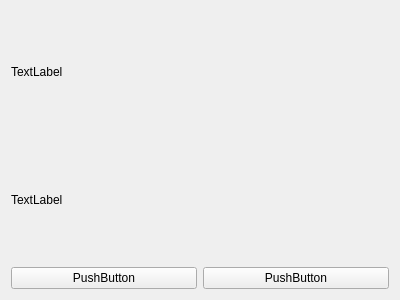
<?xml version="1.0" encoding="UTF-8"?>
<ui version="4.0">
 <class>Form</class>
 <widget class="QWidget" name="Form">
  <property name="geometry">
   <rect>
    <x>0</x>
    <y>0</y>
    <width>400</width>
    <height>300</height>
   </rect>
  </property>
  <property name="windowTitle">
   <string>Form</string>
  </property>
  <layout class="QVBoxLayout" name="verticalLayout_2">
   <item>
    <layout class="QVBoxLayout" name="verticalLayout">
     <item>
      <widget class="QLabel" name="label">
       <property name="text">
        <string>TextLabel</string>
       </property>
      </widget>
     </item>
     <item>
      <widget class="QLabel" name="label_2">
       <property name="text">
        <string>TextLabel</string>
       </property>
      </widget>
     </item>
    </layout>
   </item>
   <item>
    <layout class="QHBoxLayout" name="horizontalLayout">
     <item>
      <widget class="QPushButton" name="pushButton">
       <property name="text">
        <string>PushButton</string>
       </property>
      </widget>
     </item>
     <item>
      <widget class="QPushButton" name="pushButton_2">
       <property name="text">
        <string>PushButton</string>
       </property>
      </widget>
     </item>
    </layout>
   </item>
  </layout>
 </widget>
 <resources/>
 <connections/>
</ui>
